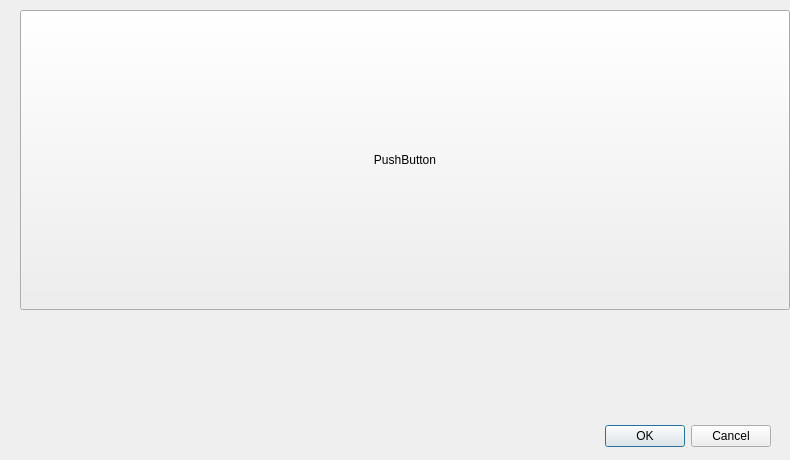
<?xml version="1.0" encoding="UTF-8"?>
<ui version="4.0">
 <class>showchart_2</class>
 <widget class="QDialog" name="showchart_2">
  <property name="geometry">
   <rect>
    <x>0</x>
    <y>0</y>
    <width>790</width>
    <height>460</height>
   </rect>
  </property>
  <property name="windowTitle">
   <string>Dialog</string>
  </property>
  <widget class="QDialogButtonBox" name="buttonBox">
   <property name="geometry">
    <rect>
     <x>430</x>
     <y>420</y>
     <width>341</width>
     <height>32</height>
    </rect>
   </property>
   <property name="orientation">
    <enum>Qt::Horizontal</enum>
   </property>
   <property name="standardButtons">
    <set>QDialogButtonBox::Cancel|QDialogButtonBox::Ok</set>
   </property>
  </widget>
  <widget class="QPushButton" name="table_2">
   <property name="geometry">
    <rect>
     <x>20</x>
     <y>10</y>
     <width>770</width>
     <height>300</height>
    </rect>
   </property>
   <property name="text">
    <string>PushButton</string>
   </property>
  </widget>
 </widget>
 <resources/>
 <connections>
  <connection>
   <sender>buttonBox</sender>
   <signal>accepted()</signal>
   <receiver>showchart_2</receiver>
   <slot>accept()</slot>
   <hints>
    <hint type="sourcelabel">
     <x>248</x>
     <y>254</y>
    </hint>
    <hint type="destinationlabel">
     <x>157</x>
     <y>274</y>
    </hint>
   </hints>
  </connection>
  <connection>
   <sender>buttonBox</sender>
   <signal>rejected()</signal>
   <receiver>showchart_2</receiver>
   <slot>reject()</slot>
   <hints>
    <hint type="sourcelabel">
     <x>316</x>
     <y>260</y>
    </hint>
    <hint type="destinationlabel">
     <x>286</x>
     <y>274</y>
    </hint>
   </hints>
  </connection>
 </connections>
</ui>
